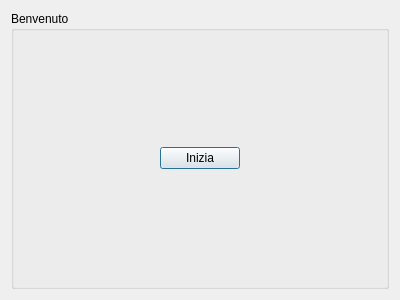
<?xml version="1.0" encoding="UTF-8"?>
<ui version="4.0">
 <class>Principale</class>
 <widget class="QDialog" name="Principale">
  <property name="geometry">
   <rect>
    <x>0</x>
    <y>0</y>
    <width>400</width>
    <height>300</height>
   </rect>
  </property>
  <property name="windowTitle">
   <string>Benvenuto</string>
  </property>
  <layout class="QGridLayout" name="gridLayout">
   <item row="0" column="0">
    <widget class="QGroupBox" name="groupBox">
     <property name="title">
      <string>Benvenuto</string>
     </property>
     <layout class="QHBoxLayout" name="horizontalLayout">
      <item>
       <widget class="QPushButton" name="pushButton">
        <property name="sizePolicy">
         <sizepolicy hsizetype="Fixed" vsizetype="Fixed">
          <horstretch>0</horstretch>
          <verstretch>0</verstretch>
         </sizepolicy>
        </property>
        <property name="text">
         <string>Inizia</string>
        </property>
        <property name="shortcut">
         <string>Return</string>
        </property>
       </widget>
      </item>
     </layout>
    </widget>
   </item>
  </layout>
 </widget>
 <resources/>
 <connections/>
</ui>
